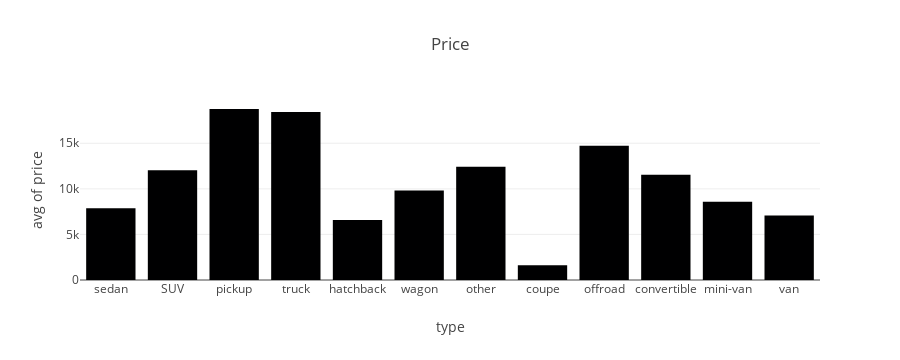
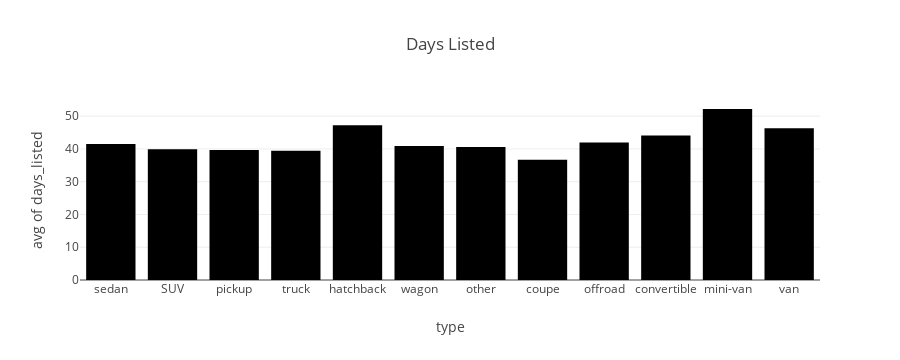

The code cell stored with these charts, in order, in its notebook:
### Code cell
price_fig = px.histogram(hist_data, x=x_var, y='price', histfunc='avg', title='Price')
price_fig.show()
days_fig = px.histogram(hist_data, x=x_var, y='days_listed', histfunc='avg', title='Days Listed')
days_fig.show()

### Figure 1 — Plotly figure (JSON) as saved in the notebook; plotly's stock layout.template omitted (floating-point values rounded to 4 significant figures; data arrays with more than 128 entries replaced by an {"elided": "..."} marker saying what was removed)
{"data": [{"alignmentgroup": "True", "bingroup": "x", "histfunc": "avg", "hovertemplate": "type=%{x}<br>avg of price=%{y}<extra></extra>", "legendgroup": "", "marker": {"color": "#000001", "pattern": {"shape": ""}}, "name": "", "offsetgroup": "", "orientation": "v", "showlegend": false, "type": "histogram", "x": {"elided": "14852 str values"}, "xaxis": "x", "y": {"elided": "14852 int values"}, "yaxis": "y"}], "layout": {"barmode": "relative", "height": 360, "legend": {"tracegroupgap": 0}, "title": {"text": "Price"}, "xaxis": {"anchor": "y", "autorange": true, "domain": [0, 1], "range": [-0.5, 11.5], "title": {"text": "type"}, "type": "category"}, "yaxis": {"anchor": "x", "autorange": true, "domain": [0, 1], "range": [0, 19750.0], "title": {"text": "avg of price"}, "type": "linear"}}}

### Figure 2 — Plotly figure (JSON) as saved in the notebook; plotly's stock layout.template omitted (floating-point values rounded to 4 significant figures; data arrays with more than 128 entries replaced by an {"elided": "..."} marker saying what was removed)
{"data": [{"alignmentgroup": "True", "bingroup": "x", "histfunc": "avg", "hovertemplate": "type=%{x}<br>avg of days_listed=%{y}<extra></extra>", "legendgroup": "", "marker": {"color": "#000001", "pattern": {"shape": ""}}, "name": "", "offsetgroup": "", "orientation": "v", "showlegend": false, "type": "histogram", "x": {"elided": "14852 str values"}, "xaxis": "x", "y": {"elided": "14852 int values"}, "yaxis": "y"}], "layout": {"barmode": "relative", "height": 360, "legend": {"tracegroupgap": 0}, "title": {"text": "Days Listed"}, "xaxis": {"anchor": "y", "autorange": true, "domain": [0, 1], "range": [-0.5, 11.5], "title": {"text": "type"}, "type": "category"}, "yaxis": {"anchor": "x", "autorange": true, "domain": [0, 1], "range": [0, 54.94], "title": {"text": "avg of days_listed"}, "type": "linear"}}}
